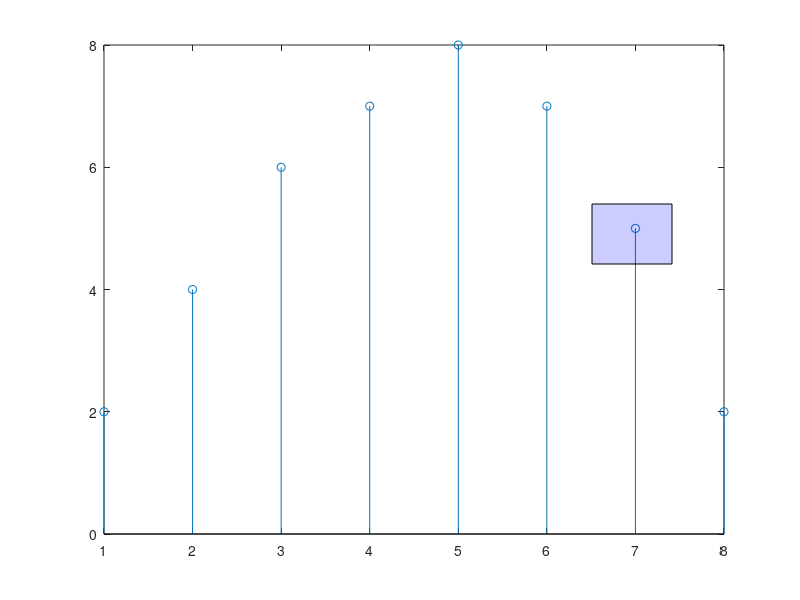

Write the MATLAB code that produced this figure. (Note: this script raises an error after producing the figure.)
%=============================================================================
% Copyright (c) 2016-present Allan CORNET (Nelson)
%=============================================================================
% This file is part of Nelson.
%=============================================================================
% LICENCE_BLOCK_BEGIN
% SPDX-License-Identifier: LGPL-3.0-or-later
% LICENCE_BLOCK_END
%=============================================================================
% <--ADV-CLI MODE-->
%=============================================================================
fAlpha = figure('Visible', 'off', 'Position', [100 100 560 420], 'Color', 'white');
data = [2 4 6 7 8 7 5 2];
stem(data);
annotation('rectangle', [.74 .56 .1 .1], 'FaceColor', 'blue', 'FaceAlpha', .2);
drawnow();
alphaFrame = getframe(fAlpha);
% getframe returns the figure at its logical pixel size
regionAt = @(rows, cols) double(alphaFrame.cdata(rows(1):rows(2), cols(1):cols(2), :));
blueRegion = regionAt([145 185], [415 470]);
meanBlue = squeeze(mean(mean(blueRegion, 1), 2));
asserts.istrue(meanBlue(3) > meanBlue(1));
asserts.istrue(meanBlue(3) > meanBlue(2));
solidBlueRegion = regionAt([152 172], [440 460]);
solidBlueMean = squeeze(mean(mean(solidBlueRegion, 1), 2));
solidBlueStd = squeeze(std(reshape(solidBlueRegion, [], 3), 0, 1));
asserts.istrue(solidBlueMean(1) >= 150);
asserts.istrue(solidBlueMean(2) >= 150);
asserts.istrue(solidBlueMean(3) >= 240);
asserts.istrue(max(solidBlueStd) <= 60);
close(fAlpha);
%=============================================================================
